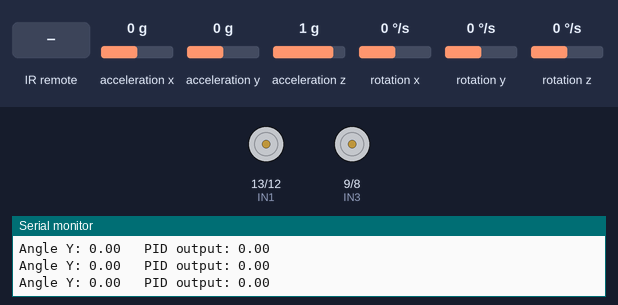
Bench run of a sketch on a simulated Arduino Uno, built with avr-gcc and run on an emulated ATmega328P. Parts: motor-driver pin pairs drawn as motors (green arrow = first pin HIGH = forward, orange = second pin HIGH = backward, longer = more drive, scaled by the enable pin), the last lines printed to the serial monitor. The test bench sets the inputs (shaded band); at power-on: acceleration x 0 g, acceleration y 0 g, acceleration z 1 g, rotation x 0 °/s, rotation y 0 °/s, rotation z 0 °/s.

Above: at 1.2 s.
1.3 s: infrared code 0xFF4AB5 received
At 1.9 s:
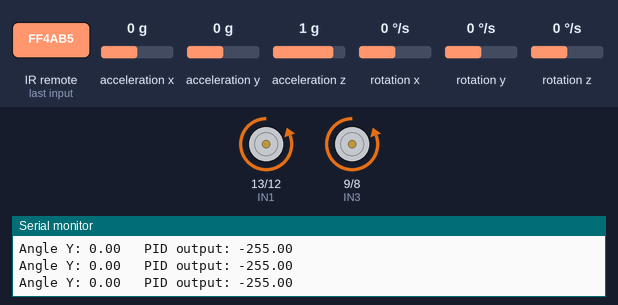
3.8 s: acceleration x set to 1.4 g
At 5.0 s:
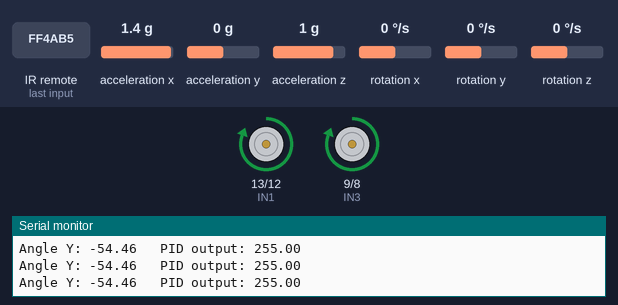
6.8 s: acceleration y set to -1.4 g
9.8 s: infrared code 0xFF10EF received
At 10.6 s:
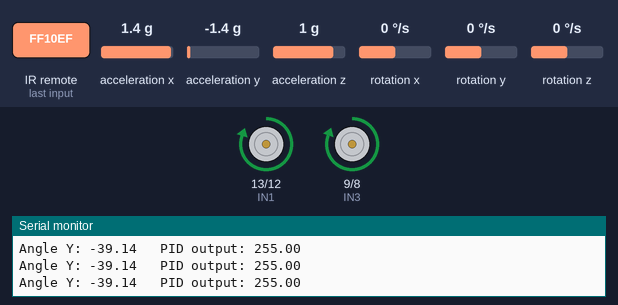
Timing chart, 0 to 12.8 s (numbered marks = the images above; inputs shaded):
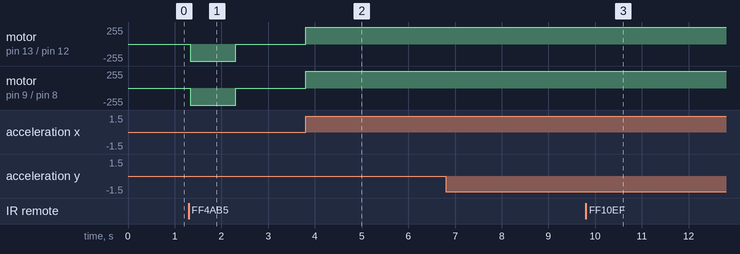

Measured:
- after the input at 1.3 s, motor on pin 13 (IN1) / pin 12 (IN2), motor on pin 9 (IN3) / pin 8 (IN4): stopped → backward 255/255 at once, → stopped 0.97 s later
- after the input at 3.8 s, motor on pin 13 (IN1) / pin 12 (IN2), motor on pin 9 (IN3) / pin 8 (IN4): stopped → forward 255/255 at once
- after the input at 9.8 s, motor on pin 13 (IN1) / pin 12 (IN2): forward 255/255 → forward 254/255 at once, → forward 255/255 1.0 s later

The sketch:

duper6.ino
```cpp
#include <Wire.h>
#include <MPU6050_tockn.h>
#include <IRremote.h>

// ขากำหนดมอเตอร์
#define IN1 13
#define IN2 12
#define ENA 6
#define ENB 5
#define IN3 9
#define IN4 8
#define RECV_PIN 2

MPU6050 mpu6050(Wire);
IRrecv irrecv(RECV_PIN);
decode_results results;

// PID Parameters
float kp = 95 , ki = 2.7, kd = 300;
float setpoint = 0;
float moveOffset = 0;
float turnOffset = 0;
float error, lastError = 0, integral = 0, derivative, output;

// Serial command
String cmdstring, cmdcode, parmstring;
bool newcmd = false, noparm = false;
int sepIndex;

// เวลา
unsigned long lastMPUTime = 0;
unsigned long mpuInterval = 50;
unsigned long lastIRTime = 0;
const unsigned long irTimeout = 1000;
unsigned long lastCode = 0;

// ✅ เคลื่อนที่อัตโนมัติ 1 วินาทีแล้วหยุด
unsigned long moveStartTime = 0;
bool isMoving = false;
unsigned long moveDuration = 1000;

void stopMotor() {
  digitalWrite(IN1, LOW);
  digitalWrite(IN2, LOW);
  digitalWrite(IN3, LOW);
  digitalWrite(IN4, LOW);
}

void setup() {
  Serial.begin(9600);
  Wire.begin();
  Wire.setClock(400000);
  irrecv.enableIRIn();

  mpu6050.begin();
  mpu6050.setGyroOffsets(0, 43, 0); // Calibrate

  pinMode(IN1, OUTPUT); pinMode(IN2, OUTPUT); pinMode(ENA, OUTPUT);
  pinMode(IN3, OUTPUT); pinMode(IN4, OUTPUT); pinMode(ENB, OUTPUT);

  stopMotor();
}

void loop() {
  mpu6050.update();
  float angleY = mpu6050.getAngleY();

  // ✅ หยุดอัตโนมัติหลังเคลื่อนที่ 1 วินาที
  if (isMoving && millis() - moveStartTime > moveDuration) {
    setpoint = 0;
    isMoving = false;
    integral = 0;
    lastError = 0;
    Serial.println("Auto stop: movement finished");
  }

  if (millis() - lastMPUTime >= mpuInterval) {
    lastMPUTime = millis();
    Serial.print("Angle Y: ");
    Serial.print(angleY);
    Serial.print("\t PID output: ");
    Serial.println(output);
  }

  pidControl(angleY);

  if (Serial.available() > 0) {
    cmdstring = Serial.readStringUntil('\n');
    newcmd = true;
  }

  if (newcmd) {
    callcmd();
    newcmd = false;
  }

  if (irrecv.decode(&results)) {
    unsigned long code = results.value;

    if (code == 0xFFFFFFFF) {
      code = lastCode;
    } else {
      lastCode = code;
    }

    lastIRTime = millis();

    switch (code) {
      case 0xFF18E7: // Forward
        Serial.println("Forward");
        setpoint = 3 ;
        isMoving = true;
        moveStartTime = millis(); // เริ่มจับเวลา
        break;
      case 0xFF4AB5: // Backward
        Serial.println("Backward");
        setpoint = -2;
        isMoving = true;
        moveStartTime = millis();
        break;
      case 0xFF10EF: // Left
        Serial.println("Left");
        turnOffset = 20;
        break;
      case 0xFF5AA5: // Right
        Serial.println("Right");
        turnOffset = -20;
        break;
      case 0xFF38C7: // Stop
        Serial.println("Stop Button");
        setpoint = 0;
        integral = 0;
        lastError = 0;
        kp = 90;
        ki = 2;
        kd = 300;
        break;
      case 0xFF906F: // CH+ → ขึ้นเนิน 9
        Serial.println("Climb Hill Mode");
        setpoint = 5;
        break;
      case 0xFFB04F : //# เดินหน้าเร็วๆ
        setpoint = 9;
        isMoving = true;
        moveStartTime = millis();
      break;
      case 0xFF9867: // 0 ถอยหลังเร็วๆ
        setpoint = -6;
        isMoving = true;
        moveStartTime = millis();
      break;
      default:
        Serial.println("Unknown key");
        setpoint = 1.5;
        break;
    }

    irrecv.resume();
  }

  if (millis() - lastIRTime > irTimeout) {
    if (moveOffset != 0) moveOffset = 0;
    if (turnOffset != 0) turnOffset = 0;
  }
}

// ======= PID CONTROL =======
void pidControl(float pitch) {
  error = (setpoint + moveOffset) - pitch;

  if (abs(error) < 25) {
    integral += error;
  } else {
    integral = 0;
  }

  integral = constrain(integral, -300, 300);
  derivative = error - lastError;
  output = kp * error + ki * integral + kd * derivative;

  if (abs(pitch) > 45 || abs(derivative) > 50) {
    integral = 0;
    output *= 0.5;
  }

  output = constrain(output, -255, 255);

  lastError = error;
  motorControl(output);
}

// ======= MOTOR CONTROL =======
void motorControl(float output) {
  int baseSpeed = constrain(output, -255, 255);
  int leftSpeed = constrain(baseSpeed - turnOffset, -255, 255);
  int rightSpeed = constrain(baseSpeed + turnOffset, -255, 255);

  analogWrite(ENA, abs(leftSpeed));
  digitalWrite(IN1, leftSpeed > 0 ? HIGH : LOW);
  digitalWrite(IN2, leftSpeed > 0 ? LOW : HIGH);

  analogWrite(ENB, abs(rightSpeed));
  digitalWrite(IN3, rightSpeed > 0 ? HIGH : LOW);
  digitalWrite(IN4, rightSpeed > 0 ? LOW : HIGH);
}

// ======= Serial PID Tuning =======
void callcmd() {
  cmdstring.trim();
  sepIndex = cmdstring.indexOf('=');

  if (sepIndex == -1) {
    cmdcode = cmdstring;
    noparm = true;
  } else {
    cmdcode = cmdstring.substring(0, sepIndex);
    parmstring = cmdstring.substring(sepIndex + 1);
    cmdcode.trim();
    parmstring.trim();
    noparm = false;
  }

  if (cmdcode.equalsIgnoreCase("kp") && !noparm) {
    kp = parmstring.toFloat();
    Serial.print("Kp set to: "); Serial.println(kp);
  } else if (cmdcode.equalsIgnoreCase("ki") && !noparm) {
    ki = parmstring.toFloat();
    Serial.print("Ki set to: "); Serial.println(ki);
  } else if (cmdcode.equalsIgnoreCase("kd") && !noparm) {
    kd = parmstring.toFloat();
    Serial.print("Kd set to: "); Serial.println(kd);
  } else {
    Serial.println("Unknown command or missing value.");
  }
}
```
